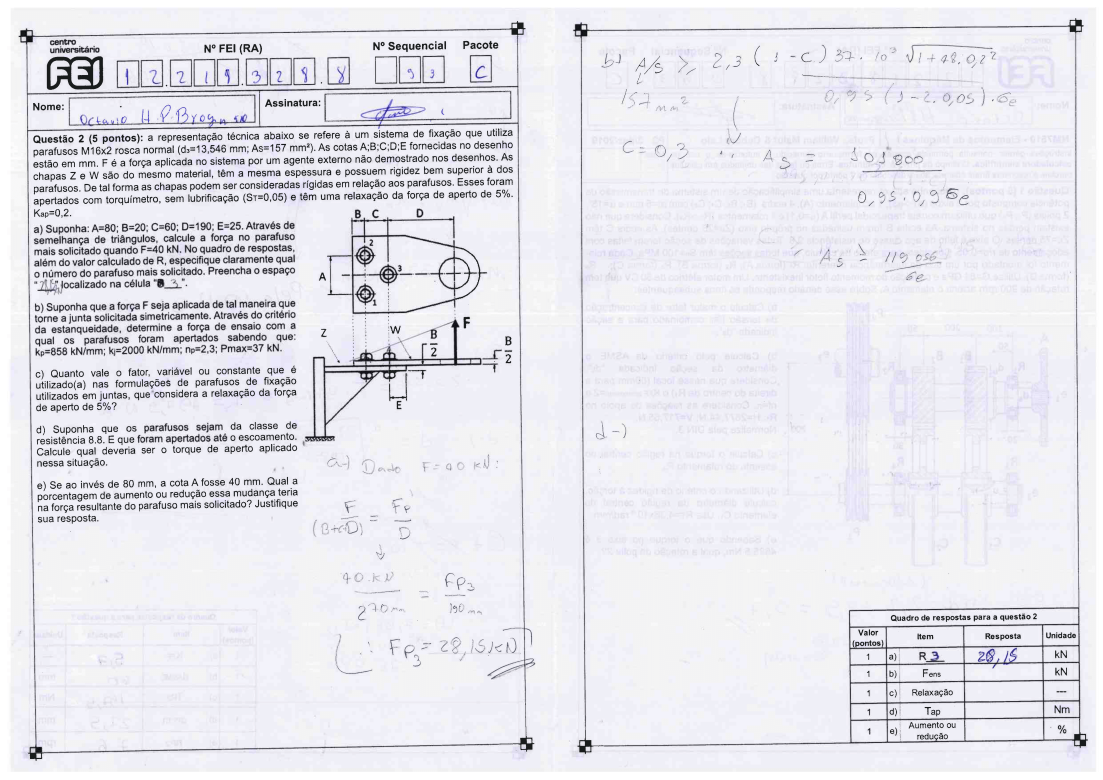
#> input picture database_files/exams/NM7510_P3_C_2019_2/NM7510_P3_pacote_C_2_sem_2019-38.png, 3307 x 2338 px, found by its file name (shown at 1/3 size)
$ python 'teste ass.py'
#> lines starting #> are read from the running program, lines starting #| are printed output that depends on the picture
import cv2
import numpy as np

img = cv2.imread("database_files/exams/NM7510_P3_C_2019_2/NM7510_P3_pacote_C_2_sem_2019-38.png",1)
#> img is the input picture: shape (2338, 3307, 3); mean B, G, R 236.9, 230.4, 230.7
gray_img = cv2.cvtColor(img, cv2.COLOR_BGR2GRAY)

template = cv2.imread('database_files/track_markers/template1.png',cv2.IMREAD_GRAYSCALE)
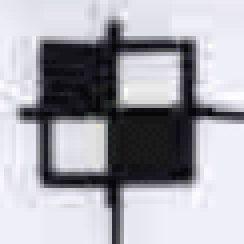
#> input picture database_files/track_markers/template1.png, 61 x 61 px, found by its file name (shown 4 times larger)
#> template: shape (61, 61); min 0, max 254, mean 167.9
w, h = template.shape[::-1]
#> w = 61; h = 61

result = cv2.matchTemplate(gray_img, template, cv2.TM_CCOEFF_NORMED)
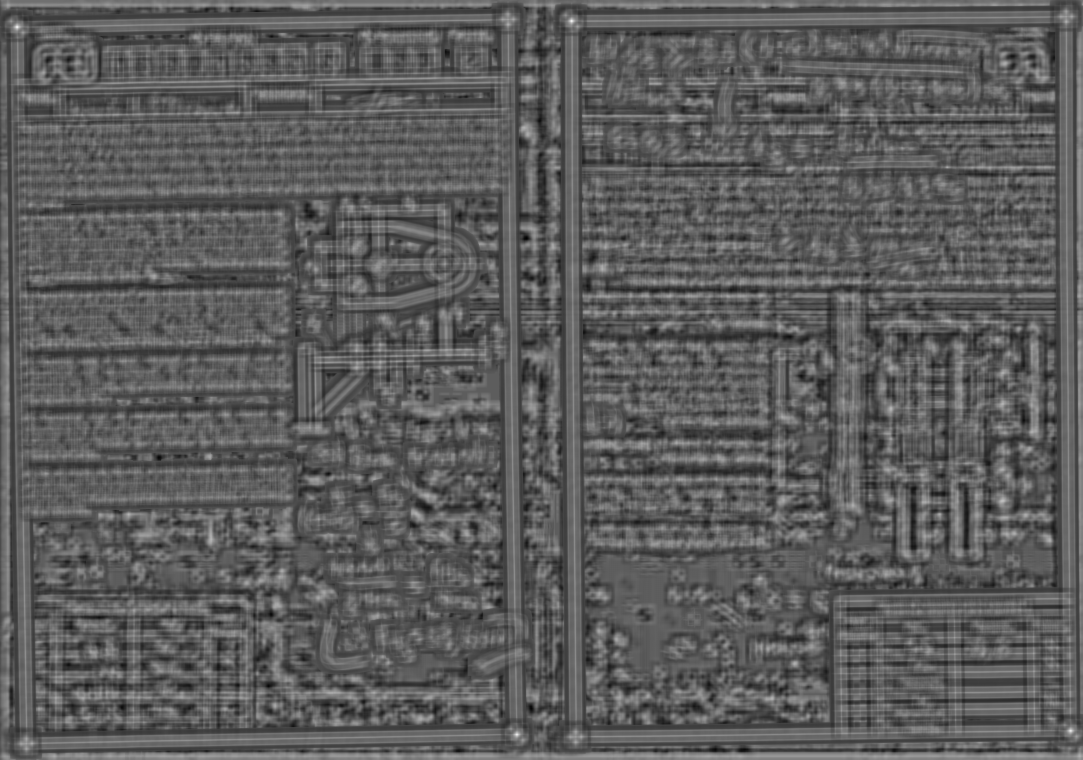
#> result: shape (2278, 3247) float32 (shown at 1/3 size); min -0.551, max 0.953, mean -0.0039; drawn with min black and max white
loc = np.where(result >= 0.659)
#> loc = 192 positions, rows 59 to 2206, columns 47 to 3215

for rt in zip(*loc[::-1]):
    cv2.rectangle(img, rt, (rt[0] + w, rt[1] + h), (0, 255, 0), 3)
#> this loop made 192 passes
#> rt on passes 1 to 3: (1713, 59), (1714, 59), (1715, 59)

template2 = cv2.imread('database_files/track_markers/template2.png',cv2.IMREAD_GRAYSCALE)
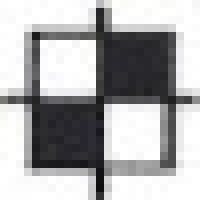
#> input picture database_files/track_markers/template2.png, 25 x 25 px, found by its file name (shown 8 times larger)
#> template2: shape (25, 25); min 14, max 255, mean 174.8
r, f = template2.shape[::-1]
#> r = 25; f = 25

result2 = cv2.matchTemplate(gray_img, template2, cv2.TM_CCOEFF_NORMED)
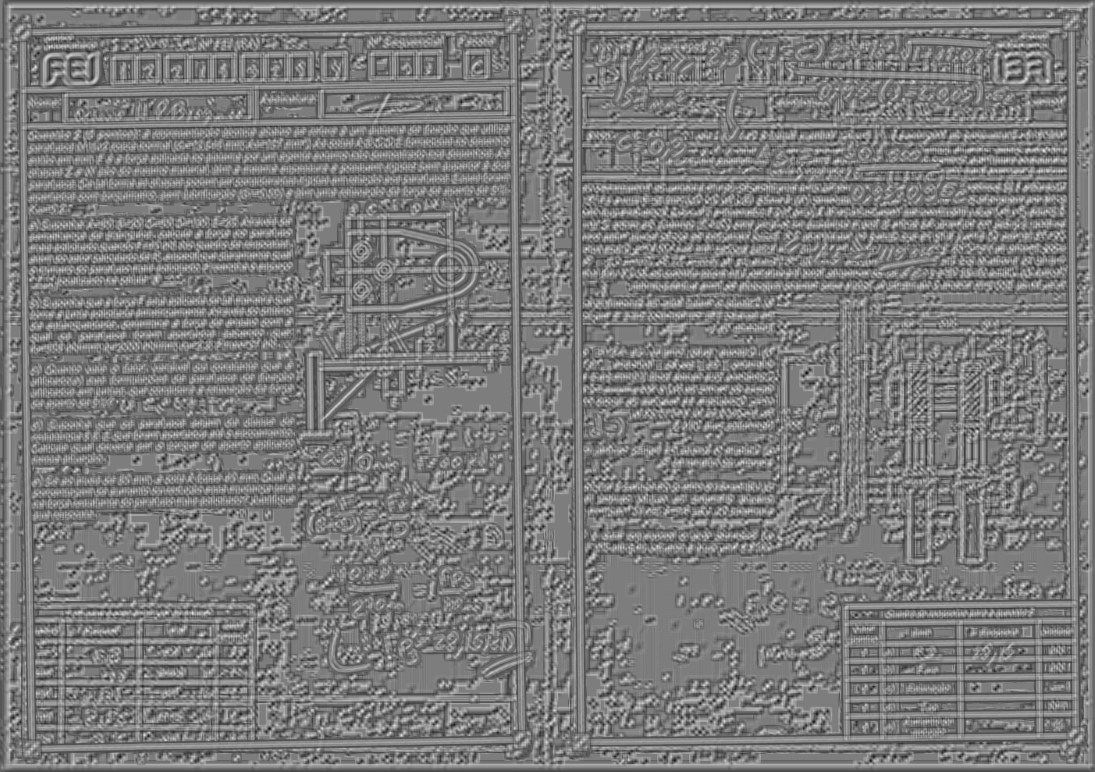
#> result2: shape (2314, 3283) float32 (shown at 1/3 size); min -0.65, max 0.674, mean -0.0114; drawn with min black and max white
loc2 = np.where(result2 >= 0.659)
#> loc2 = ([1940, 2057, 2057, 2058, 2058], [2185, 2302, 2303, 2302, 2303])

for pt in zip(*loc2[::-1]):
    cv2.rectangle(img, pt, (pt[0] + r, pt[1] + f), (0, 255, 0), 3)
#> this loop made 5 passes
#> pt on passes 1 to 5: (2185, 1940), (2302, 2057), (2303, 2057), (2302, 2058), (2303, 2058)

if pt [0]<1600:
    print("{},{},{},{}".format(rt[0],rt[1],pt[0],pt[1]))
    img = img[pt[0]+int(w*1.5):pt[0]+340, pt[0]+w:rt[0]]


    Assinatura=img [148:205, 851:1385] #Par
    cv2.imshow("Assinatura", Assinatura)
    cv2.waitKey(0)

    #Salvar Imagem
    cv2.imwrite("Assinatura.jpg", Assinatura)

else:
    if rt[0]<1650:

        print("{},{},{},{}".format(rt[0],rt[1],pt[0],pt[1]))
#| 1552,2206,2303,2058
    img = img[pt[0]+int(w*1.5)-1650:pt[0]+340-1630, pt[0]+w-1650:rt[0]-1630]
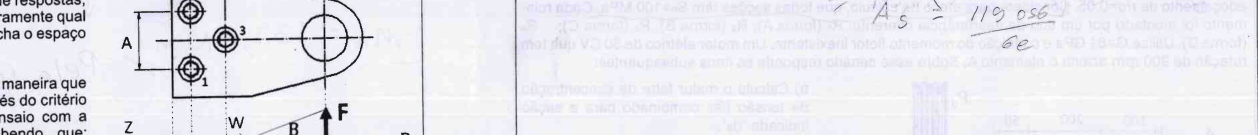
#> img: shape (269, 2515, 3) (shown at 1/2 size); mean B, G, R 238.1, 232, 232.4

    Assinatura=img [174:239, 870:1410] # Impar
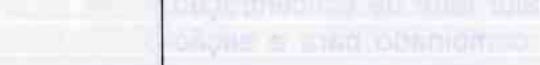
#> Assinatura: shape (65, 540, 3); mean B, G, R 245.3, 240, 240.5
    cv2.imshow("Assinatura", Assinatura)
    cv2.waitKey(0)

   #Salvar Imagem
    cv2.imwrite("Assinatura.jpg", Assinatura)

cv2.destroyAllWindows()
